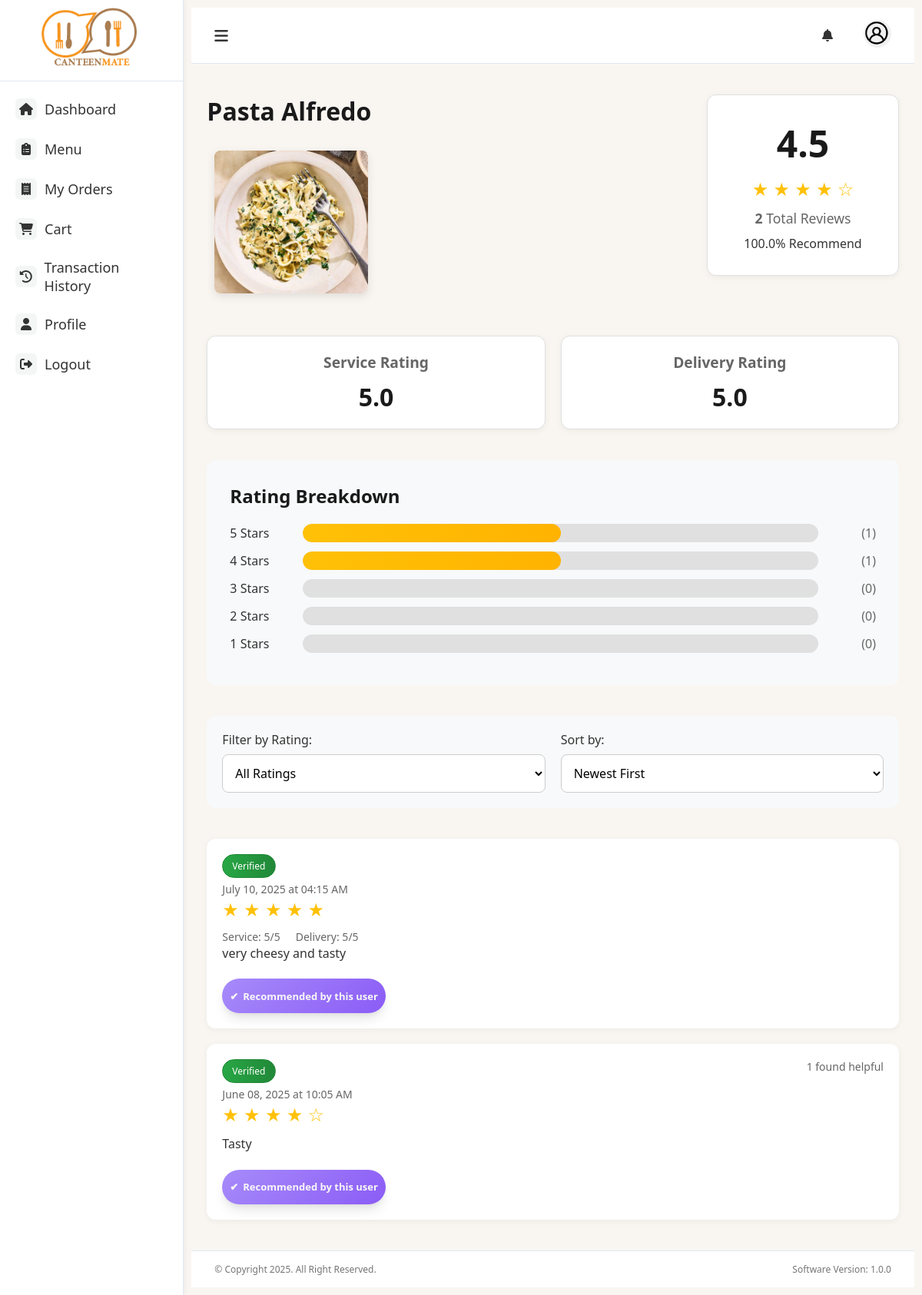
The page /item/6/reviews on the database its author committed.
### models.py (models this page shows, shortened)
class Item(db.Model):
    __tablename__ = 'items'
    id = db.Column(db.Integer, primary_key=True)
    name = db.Column(db.String(100), nullable=False)
    price = db.Column(db.Float, nullable=False)
    category_id = db.Column(db.Integer, db.ForeignKey('categories.id'), nullable=False)
    description = db.Column(db.Text, nullable=True)
    image_filename = db.Column(db.String(255), nullable=True)
    available = db.Column(db.Boolean, default=True)
    attribute_values = db.relationship(
        'AttributeValue',
        secondary=item_attribute_values,
        back_populates='items'
    )
    addons = db.relationship(
        'Addon',
        secondary=addon_item_association,
        back_populates='items'
    )

class Review(db.Model):
    __tablename__ = 'reviews'
    id = db.Column(db.Integer, primary_key=True)
    user_id = db.Column(db.Integer, db.ForeignKey('user.id'), nullable=False)
    order_id = db.Column(db.Integer, db.ForeignKey('order.id'), nullable=False)
    item_id = db.Column(db.Integer, db.ForeignKey('items.id'), nullable=False)
    rating = db.Column(db.Integer, nullable=False)  # 1-5 stars
    comment = db.Column(db.Text)
    service_rating = db.Column(db.Integer)  # Optional: 1-5 stars for service
    delivery_rating = db.Column(db.Integer)  # Optional: 1-5 stars for delivery
    would_recommend = db.Column(db.Boolean, default=True)
    is_verified = db.Column(db.Boolean, default=True)  # Verified purchase
    helpful_count = db.Column(db.Integer, default=0)  # How many found it helpful
    created_at = db.Column(db.DateTime, default=datetime.utcnow)
    updated_at = db.Column(db.DateTime, default=datetime.utcnow, onupdate=datetime.utcnow)
    user = db.relationship('User', backref=db.backref('reviews', lazy=True))
    order = db.relationship('Order', backref=db.backref('reviews', lazy=True))
    item = db.relationship('Item', backref=db.backref('reviews', lazy=True))

### main.py (the view)
@app.route('/item/<int:item_id>/reviews')
def item_reviews(item_id):
    item = Item.query.get_or_404(item_id)
    page = request.args.get('page', 1, type=int)
    per_page = 10
    rating_filter = request.args.get('rating', type=int)
    sort_by = request.args.get('sort', 'newest')
    reviews_query = Review.query.filter_by(item_id=item_id, is_verified=True)
    if rating_filter and 1 <= rating_filter <= 5:
        reviews_query = reviews_query.filter_by(rating=rating_filter)
    if sort_by == 'oldest':
        reviews_query = reviews_query.order_by(Review.created_at.asc())
    elif sort_by == 'highest':
        reviews_query = reviews_query.order_by(Review.rating.desc())
    elif sort_by == 'lowest':
        reviews_query = reviews_query.order_by(Review.rating.asc())
    elif sort_by == 'helpful':
        reviews_query = reviews_query.order_by(Review.helpful_count.desc())
    else:  # newest (default)
        reviews_query = reviews_query.order_by(Review.created_at.desc())
    reviews = reviews_query.paginate(
        page=page,
        per_page=per_page,
        error_out=False
    )
    total_reviews = Review.query.filter_by(item_id=item_id, is_verified=True).count()
    avg_rating = db.session.query(func.avg(Review.rating)).filter_by(
        item_id=item_id, is_verified=True
    ).scalar()
    avg_rating = round(avg_rating, 1) if avg_rating else 0
    rating_distribution = {}
    for rating in range(1, 6):
        count = Review.query.filter_by(
            item_id=item_id,
            rating=rating,
            is_verified=True
        ).count()
        percentage = (count / total_reviews * 100) if total_reviews > 0 else 0
        rating_distribution[rating] = {
            'count': count,
            'percentage': round(percentage, 1)
        }
    avg_service_rating = db.session.query(func.avg(Review.service_rating)).filter_by(
        item_id=item_id, is_verified=True
    ).scalar()
    avg_delivery_rating = db.session.query(func.avg(Review.delivery_rating)).filter_by(
        item_id=item_id, is_verified=True
    ).scalar()
    avg_service_rating = round(avg_service_rating, 1) if avg_service_rating else 0
    avg_delivery_rating = round(avg_delivery_rating, 1) if avg_delivery_rating else 0
    recommend_count = Review.query.filter_by(
        item_id=item_id,
        would_recommend=True,
        is_verified=True
    ).count()
    recommend_percentage = (recommend_count / total_reviews * 100) if total_reviews > 0 else 0
    user_id = session.get('user_id')
    user = User.query.get(user_id) if user_id else None
    return render_template('item_reviews.html',
                         item=item,
                         reviews=reviews,
                         total_reviews=total_reviews,
                         avg_rating=avg_rating,
                         avg_service_rating=avg_service_rating,
                         avg_delivery_rating=avg_delivery_rating,
                         recommend_percentage=round(recommend_percentage, 1),
                         rating_distribution=rating_distribution,
                         current_rating_filter=rating_filter,
                         current_sort=sort_by,
                         user=user)

### main.py (called while the page is built)
@app.context_processor
def inject_new_orders_count():
    count = Order.query.filter_by(status='pending').count()
    print(count)
    return dict(new_orders_count=count)

### templates/item_reviews.html (shortened to what this page needs)
{% extends "base.html" %}
{% block content %}
<div class="reviews-container">
    <div class="item-header">
        <div class="item-info">
            <h1>{{ item.name }}</h1>
            {% if item.image_filename %}
                <img src="{{ url_for('static', filename='uploads/items/' + item.image_filename) }}"
                     alt="{{ item.name }}" class="item-image">
            {% endif %}
        </div>
        <div class="stats-card">
            <div class="avg-rating">{{ avg_rating }}</div>
            <div class="rating-stars">
                {% for i in range(1, 6) %}
                    {% if i <= avg_rating %}
                        ★
                    {% else %}
                        ☆
                    {% endif %}
                {% endfor %}
            </div>
            <div class="total-reviews"><strong>{{ total_reviews }}</strong> Total Reviews</div>
            {% if recommend_percentage > 0 %}
                <div class="recommendation">{{ recommend_percentage }}% Recommend</div>
            {% endif %}
        </div>
    </div>
    {% if avg_service_rating > 0 or avg_delivery_rating > 0 %}
    <div class="additional-stats">
        {% if avg_service_rating > 0 %}
        <div class="stat-item">
            <h3>Service Rating</h3>
            <div class="stat-value">{{ avg_service_rating }}</div>
        </div>
        {% endif %}
        {% if avg_delivery_rating > 0 %}
        <div class="stat-item">
            <h3>Delivery Rating</h3>
            <div class="stat-value">{{ avg_delivery_rating }}</div>
        </div>
        {% endif %}
    </div>
    {% endif %}
    <div class="rating-breakdown">
        <h2>Rating Breakdown</h2>
        {% for star in range(5, 0, -1) %}
            <div class="rating-row">
                <div class="rating-label">{{ star }} Stars</div>
                <div class="progress-bar">
                    <div class="progress-fill" style="width: {{ rating_distribution[star].percentage }}%;"></div>
                </div>
                <div class="rating-count">({{ rating_distribution[star].count }})</div>
            </div>
        {% endfor %}
    </div>
    <div class="filter-controls">
        <div class="filter-group">
            <label for="rating-filter">Filter by Rating:</label>
            <select id="rating-filter" class="filter-select" onchange="filterReviews()">
                <option value="">All Ratings</option>
            </select>
        </div>
        <div class="filter-group">
            <label for="sort-select">Sort by:</label>
            <select id="sort-select" class="filter-select" onchange="sortReviews()">
                <option value="newest" {% if current_sort == 'newest' %}selected{% endif %}>Newest First</option>
            </select>
        </div>
    </div>
    <div class="reviews-list">
        {% for review in reviews.items %}
        <div class="review-card">
            <div class="review-header">
                <div class="reviewer-info">
                    <h3>
                        {% if review.is_verified %}
                            <span class="verified-badge">Verified</span>
                        {% endif %}
                    </h3>
                    <div class="review-date">
                        {{ review.created_at.strftime('%B %d, %Y at %I:%M %p') }}
                    </div>
                </div>
                {% if review.helpful_count > 0 %}
                    <div class="helpful-count">{{ review.helpful_count }} found helpful</div>
                {% endif %}
            </div>
            <div class="review-ratings">
                <div class="main-rating">
                    <span class="rating-stars">
                        {% for _ in range(review.rating) %}
                            ★
                        {% endfor %}
                        {% for _ in range(5 - review.rating) %}
                            ☆
                        {% endfor %}
                    </span>
                </div>
                {% if review.service_rating or review.delivery_rating %}
                    <div class="additional-ratings">
                        {% if review.service_rating %}
                            <span>Service: {{ review.service_rating }}/5</span>
                        {% endif %}
                        {% if review.delivery_rating %}
                            <span>Delivery: {{ review.delivery_rating }}/5</span>
                        {% endif %}
                    </div>
                {% endif %}
            </div>
            <div class="review-comment">{{ review.comment }}</div>
            {% if review.would_recommend %}
                <div class="recommendation-badge">
                    <span>✔</span>
                    <span>Recommended by this user</span>
                </div>
            {% endif %}
        </div>
        {% else %}
        <div class="no-reviews">
            <h3>No reviews yet for this item</h3>
            <p>Be the first to share your experience!</p>
        </div>
        {% endfor %}
    </div>
</div>
{% endblock %}

### static/css/styles.css (style rules this page uses)
:root { --primary-color: #FF6B35; --secondary-color: #2F4858; --background-color: #f9f6f2; --sidebar-bg: #FFFFFF; --panel-bg: #FFFFFF; --text-color: #333333; --text-light: #757575; --border-color: #E0E0E0; --active-color: #FF6B35; --danger-color: #FF3B30; --success-color: #34C759; }
* { margin: 0; padding: 0; box-sizing: border-box; font-family: 'Segoe UI', Tahoma, Geneva, Verdana, sans-serif; }
body { background-color: var(--background-color); color: var(--text-color); }
:root { --primary-color: #2563eb; --secondary-color: #f59e0b; --accent-color: #10b981; --danger-color: #ef4444; --dark-color: #1f2937; --light-color: #f8fafc; --border-color: #e2e8f0; --recommendation-color: #667eea; --collaborative-color: #8b5cf6; --popular-color: #f59e0b; --shadow-sm: 0 1px 2px 0 rgba(0, 0, 0, 0.05); --shadow-md: 0 4px 6px -1px rgba(0, 0, 0, 0.1), 0 2px 4px -1px rgba(0, 0, 0, 0.06); --shadow-lg: 0 10px 15px -3px rgba(0, 0, 0, 0.1), 0 4px 6px -2px rgba(0, 0, 0, 0.05); --shadow-xl: 0 20px 25px -5px rgba(0, 0, 0, 0.1), 0 10px 10px -5px rgba(0, 0, 0, 0.04); --gradient-primary: linear-gradient(135deg, #cd916e 0%, #776351 100%); --gradient-secondary: linear-gradient(135deg, #f093fb 0%, #f5576c 100%); --gradient-accent: linear-gradient(135deg, #4facfe 0%, #00f2fe 100%); --gradient-collaborative: linear-gradient(135deg, #a78bfa 0%, #8b5cf6 100%); --gradient-popular: linear-gradient(135deg, #fbbf24 0%, #f59e0b 100%); }
.item-image { height: 240px; position: relative; overflow: hidden; margin: 10px; background: var(--gradient-accent); border-radius: 15px; }
.recommendation-badge { position: absolute; top: 15px; right: 15px; width: 45px; height: 45px; border-radius: 50%; display: flex; align-items: center; justify-content: center; font-size: 1.2rem; box-shadow: var(--shadow-lg); background: var(--gradient-collaborative); color: rgb(255, 241, 241); z-index: 3; animation: pulse 2s infinite; transition: all 0.3s ease; }
.item-info { flex: 1; }

### rows shown on the page
Item: name "Pasta Alfredo", image_filename (picture)
Review: is_verified "Verified", created_at "July 10, 2025 at 04:15 AM", rating 5 (drawn), service_rating "5", delivery_rating "5", comment "very cheesy and tasty", would_recommend "Recommended by this user"
Review: is_verified "Verified", created_at "June 08, 2025 at 10:05 AM", helpful_count "1", rating 4 (drawn), comment "Tasty", would_recommend "Recommended by this user"

### other values the page prints
{{ avg_rating }} "4.5"
{{ total_reviews }} "2"
{{ recommend_percentage }} "100.0"
{{ avg_service_rating }} "5.0"
{{ avg_delivery_rating }} "5.0"
{{ star }} "5" "4" "3" "2" "1"
{{ rating_distribution[star].count }} "1" "1" "0" "0" "0"
